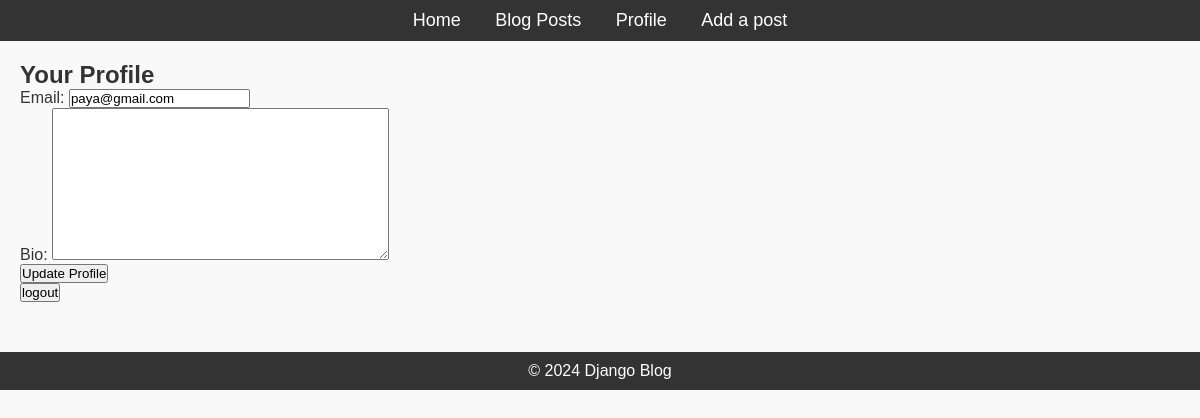
Before: /profile/ (signed in) with the older database file.
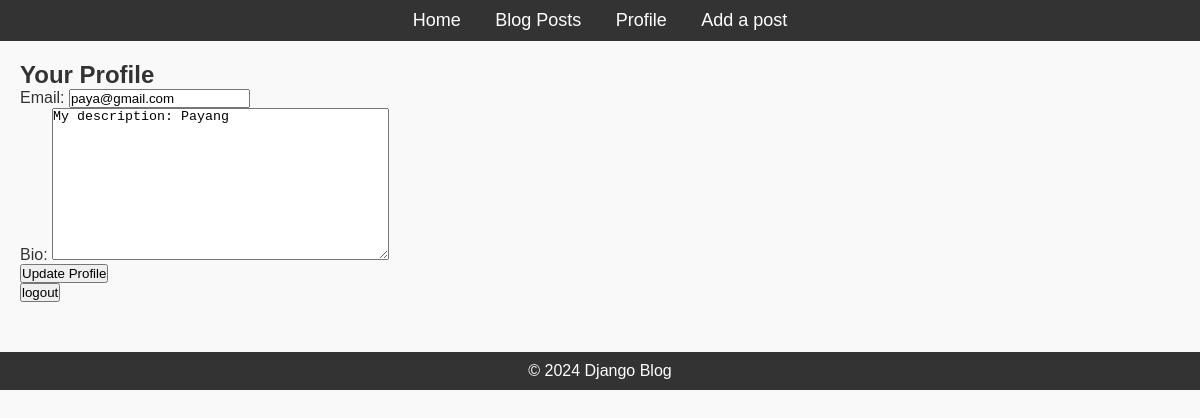
After: the same page with the newer database file.
### blog/models.py (models this page shows)
class CustomUser(AbstractUser):
    email = models.EmailField(unique=True)
    bio = models.TextField(null=True)

### blog/views.py (the view)
# urls.py: path('profile/',views.profile_view,name='profile'),
@login_required
def profile_view(request):
    user = request.user
    if request.method == 'POST':
        form = ProfileForm(request.POST, request.FILES, instance=user)
        if form.is_valid():
            form.save()
        return redirect('profile')
    else:
        form  = ProfileForm(instance=user)
        return render(request,'blog/profile.html',{'form':form})

### blog/forms.py
class ProfileForm(forms.ModelForm):
    class Meta:
        model = CustomUser
        fields = ['email','bio']

### blog/templates/blog/profile.html (shortened to what this page needs)
{% extends 'blog/base.html' %} {% load static %} {% block content %}
<h2>Your Profile</h2>
<div>
  <form method="post">
    {% csrf_token %} {{form.as_p}}
    <button type="submit">Update Profile</button>
  </form>
</div>
<form method="post" action="{% url 'logout' %}">
  <button type="submit">logout</button>
</form>
 {% endblock content %}

Changed rows visible on the page:
changed CustomUser "paya@gmail.com": bio (not shown) → "My description: Payang"
